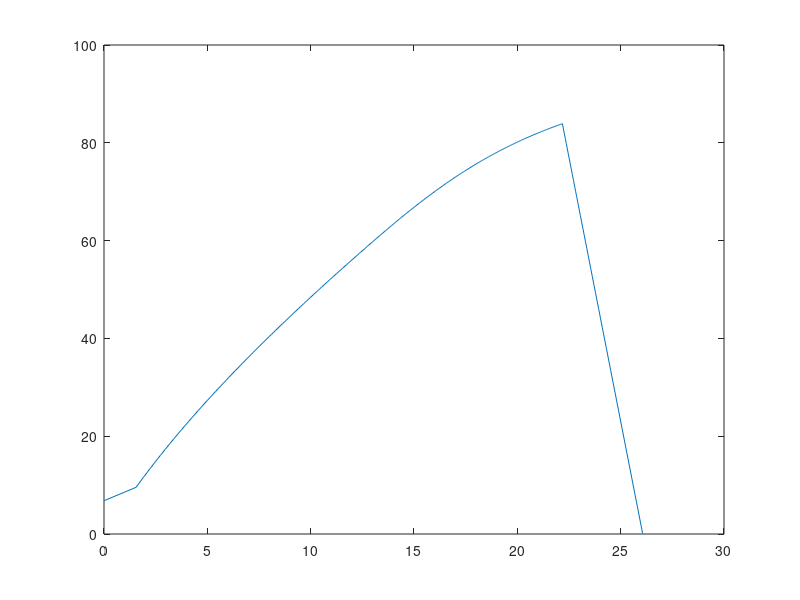

Reproduce this figure in MATLAB.
%08/02/2019
%Arturas Jocas
%HYPED, Head of Simulations Team
%Parameters for suspension model using SIMULINK

%% Clear all 
clear;

%% General Parameters
%Spring constants 
k = 5000; %(N/m), spring constant for suspension system
c = 0.00000100; %(Ns/m), damping coefficient for suspension system

%Masses of the wheels and pod (kg)
m_wheel = 0.25; % mass of one suspension wheel 
m_pod = 305; %mass of just pod and internals 

%Moments of inertia
Iyy = 115; %% about pitch (theta) axis 

%Distances from the front/back the pod to the CoM 
L_front = 0.62;
L_back = 0.63;

%Arbitrary displacement (bump)
x = 0.001;
step_size = 0.001;

%Constants
g = 9.81; 

%Wheel radius
r = 0.04;

%Velocity (m/s)
v = 10;
%% Parameters from trajectory sim
speed_at_steps = csvread('speed_at_steps.csv');
time_at_steps = csvread('time_at_steps.csv');
rand_step = (0.001).*rand(350,1);

%% x-displacement of CoM of wheel over time
a = sqrt(x*(2*r-x));

% Direction of step (1 = up, -1 = down)
step_dir = -1;

tb = (sqrt(2*r*step_size))/v;

plot(time_at_steps,speed_at_steps)

%% Symbolic Expressions
% syms t;
% x_positive = step_dir*(x/tb * t * heaviside(tb - t) + x * heaviside(t - tb));
% x_negative = 0;
% x_total = piecewise(t > 0, x_positive, t <= 0, x_negative);
% fplot(x_total, [-0.0015 0.0015]);
% ylim([-0.0015 0.0015]);
% ylim([-x 1.5*x]);
% 
% title('Trajectory of the Wheel Centre at 80m/s');
% xlabel('Time (s)');
% ylabel('Displacement (m)');
% set(gca,'FontSize',14)
